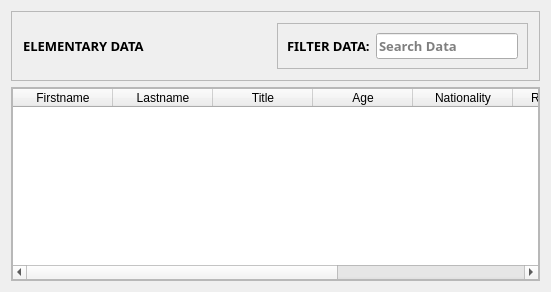
                <widget class="QWidget" name="elementary_data">
                 <layout class="QVBoxLayout" name="verticalLayout_8">
                  <item>
                   <widget class="QFrame" name="header_elementary_tbl">
                    <property name="frameShape">
                     <enum>QFrame::StyledPanel</enum>
                    </property>
                    <property name="frameShadow">
                     <enum>QFrame::Raised</enum>
                    </property>
                    <layout class="QHBoxLayout" name="horizontalLayout_13">
                     <property name="spacing">
                      <number>7</number>
                     </property>
                     <property name="leftMargin">
                      <number>11</number>
                     </property>
                     <property name="topMargin">
                      <number>11</number>
                     </property>
                     <property name="rightMargin">
                      <number>11</number>
                     </property>
                     <property name="bottomMargin">
                      <number>11</number>
                     </property>
                     <item>
                      <widget class="QLabel" name="label_9">
                       <property name="font">
                        <font>
                         <family>Segoe UI Black</family>
                         <pointsize>10</pointsize>
                         <weight>75</weight>
                         <bold>true</bold>
                        </font>
                       </property>
                       <property name="text">
                        <string>ELEMENTARY DATA</string>
                       </property>
                      </widget>
                     </item>
                     <item alignment="Qt::AlignRight">
                      <widget class="QFrame" name="frame_13">
                       <property name="font">
                        <font>
                         <family>Segoe UI Black</family>
                         <pointsize>10</pointsize>
                         <weight>75</weight>
                         <bold>true</bold>
                        </font>
                       </property>
                       <property name="frameShape">
                        <enum>QFrame::StyledPanel</enum>
                       </property>
                       <property name="frameShadow">
                        <enum>QFrame::Raised</enum>
                       </property>
                       <layout class="QHBoxLayout" name="horizontalLayout_14">
                        <item>
                         <widget class="QLabel" name="label_4">
                          <property name="font">
                           <font>
                            <family>Segoe UI Black</family>
                            <pointsize>10</pointsize>
                            <weight>75</weight>
                            <bold>true</bold>
                           </font>
                          </property>
                          <property name="text">
                           <string>FILTER DATA:</string>
                          </property>
                         </widget>
                        </item>
                        <item>
                         <widget class="QLineEdit" name="searchLineEdit_elem">
                          <property name="font">
                           <font>
                            <family>Segoe UI Black</family>
                            <pointsize>10</pointsize>
                            <weight>75</weight>
                            <bold>true</bold>
                           </font>
                          </property>
                          <property name="placeholderText">
                           <string>Search Data</string>
                          </property>
                         </widget>
                        </item>
                       </layout>
                      </widget>
                     </item>
                    </layout>
                   </widget>
                  </item>
                  <item>
                   <widget class="QFrame" name="frame_14">
                    <property name="frameShape">
                     <enum>QFrame::StyledPanel</enum>
                    </property>
                    <property name="frameShadow">
                     <enum>QFrame::Raised</enum>
                    </property>
                    <layout class="QVBoxLayout" name="verticalLayout_9">
                     <property name="spacing">
                      <number>0</number>
                     </property>
                     <property name="leftMargin">
                      <number>0</number>
                     </property>
                     <property name="topMargin">
                      <number>0</number>
                     </property>
                     <property name="rightMargin">
                      <number>0</number>
                     </property>
                     <property name="bottomMargin">
                      <number>0</number>
                     </property>
                     <item>
                      <widget class="QTableWidget" name="tableWidget_elem">
                       <property name="minimumSize">
                        <size>
                         <width>527</width>
                         <height>0</height>
                        </size>
                       </property>
                       <column>
                        <property name="text">
                         <string>Firstname</string>
                        </property>
                       </column>
                       <column>
                        <property name="text">
                         <string>Lastname</string>
                        </property>
                       </column>
                       <column>
                        <property name="text">
                         <string>Title</string>
                        </property>
                       </column>
                       <column>
                        <property name="text">
                         <string>Age</string>
                        </property>
                       </column>
                       <column>
                        <property name="text">
                         <string>Nationality</string>
                        </property>
                       </column>
                       <column>
                        <property name="text">
                         <string>Registration</string>
                        </property>
                       </column>
                       <column>
                        <property name="text">
                         <string>Semester</string>
                        </property>
                       </column>
                       <column>
                        <property name="text">
                         <string>Course</string>
                        </property>
                       </column>
                      </widget>
                     </item>
                    </layout>
                   </widget>
                  </item>
                 </layout>
                </widget>
